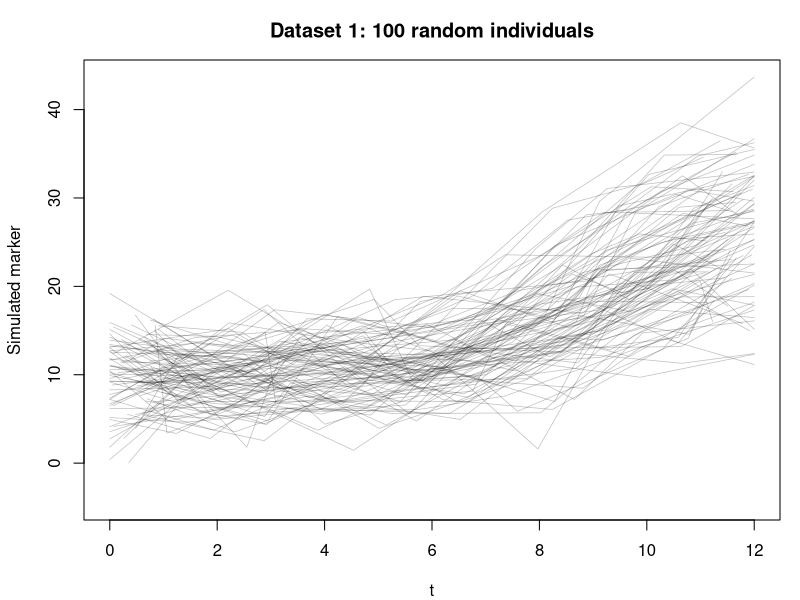
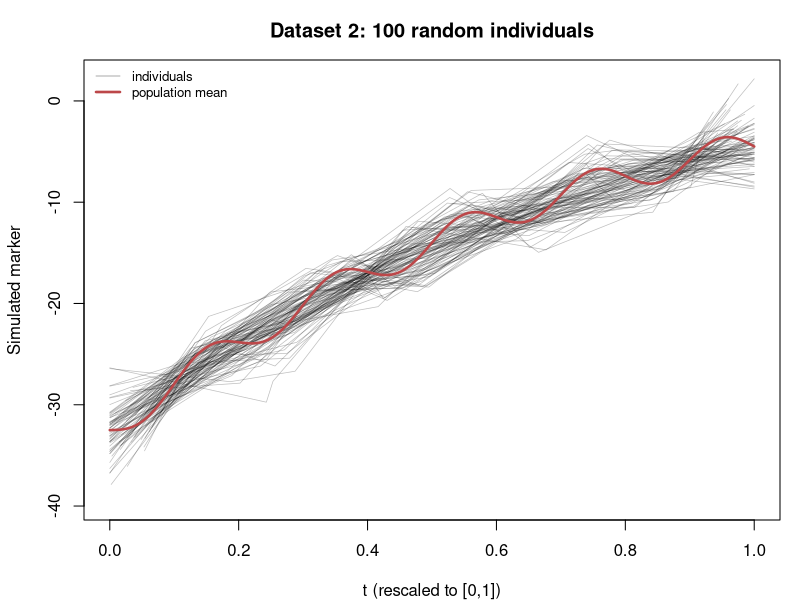

Here is the R script that generated these plots, in order:
###############################################################################
## 03b_dataset_examples.R  (self-contained)
## ---------------------------------------------------------------------------
## Spaghetti plot per dataset: 100 random individual trajectories, drawn as
## semi-transparent connected lines, showing the two data-generating models
## before any dropout.
##
## Self-contained: defines its own constants and gen_rep (identical to
## 01_simulation_main.R), so it runs on its own WITHOUT sourcing 01 and WITHOUT
## re-running the main simulation.
##
## Output: fig_dataset1_example.png, fig_dataset2_example.png
###############################################################################

## ---- constants (identical to 01_simulation_main.R) ----
N <- 700; TMAX <- 12; EVERY <- 2; JIT <- 1; SEED0 <- 20260000
SD_B <- sqrt(c(3,5,2,2)); SD_EPS1 <- 3
SD_XI <- sqrt(2);         SD_EPS2 <- 1
traj1 <- function(t, b) {
  y0 <- 10+b[1]; yinf <- 35+b[2]; tau <- 10+b[3]
  alpha <- 5+b[4]; theta <- 1+b[4]/3
  ts <- ifelse(t <= 0, 1e-8, t)
  yinf + (y0-yinf)/(1+exp(alpha*(log(ts)-log(tau))))^theta
}
mu_true  <- function(t) -0.5 + 1.5*sin(10*pi*(t-0.5)) + 4*(t-2)^3
phi_true <- function(t) sqrt(2)*cos(4*pi*t)

## ---- gen_rep: DS2 times generated INDEPENDENTLY on [0,1] (matches 01) ----
gen_rep <- function(seed) {
  set.seed(seed)
  theo <- seq(0, TMAX, by = EVERY)
  theo2 <- seq(0, 1, length.out = length(theo)); JIT2 <- JIT/TMAX
  tlist <- vector("list", N); blist <- vector("list", N); t2list <- vector("list", N)
  for (i in seq_len(N)) {
    blist[[i]] <- rnorm(4, 0, SD_B)
    tij <- theo + runif(length(theo), -JIT, JIT)
    tlist[[i]] <- sort(pmin(pmax(tij, 0), TMAX))
    t2 <- theo2 + runif(length(theo2), -JIT2, JIT2)
    t2list[[i]] <- sort(pmin(pmax(t2, 0), 1))
  }
  ds1 <- do.call(rbind, lapply(seq_len(N), function(i){
    t <- tlist[[i]]; ys <- traj1(t, blist[[i]])
    data.frame(id=i, time=t, truth=ys, y=ys+rnorm(length(t),0,SD_EPS1))}))
  xis <- rnorm(N, 0, SD_XI)
  ds2 <- do.call(rbind, lapply(seq_len(N), function(i){
    t01 <- t2list[[i]]; ft <- mu_true(t01)+xis[i]*phi_true(t01)
    data.frame(id=i, time=t01, truth=ft, y=ft+rnorm(length(t01),0,SD_EPS2))}))
  list(ds1=ds1, ds2=ds2, b=blist, xi=xis)
}

ro <- gen_rep(SEED0 + 1)

## ==========================================
## Dataset 1: 100 random individual trajectories (spaghetti)
## ==========================================
png("fig_dataset1_example.png", width = 7.5, height = 5, units = "in", res = 300)
op <- par(mar = c(4, 4.2, 3, 1))
d1 <- ro$ds1
plot(NULL, xlim = c(0, TMAX), ylim = range(d1$y),
     xlab = "t", ylab = "Simulated marker",
     main = "Dataset 1: 100 random individuals")
set.seed(1)
for (i in sample(unique(d1$id), 100)) {
  d <- d1[d1$id == i, ]
  lines(d$time, d$y, col = adjustcolor("black", 0.25), lwd = 0.7)
}
par(op); dev.off(); cat("saved fig_dataset1_example.png\n")

## ==========================================
## Dataset 2: 100 random individual trajectories (spaghetti)
## ==========================================
png("fig_dataset2_example.png", width = 7.5, height = 5, units = "in", res = 300)
op <- par(mar = c(4, 4.2, 3, 1))
d2 <- ro$ds2
plot(NULL, xlim = c(0, 1), ylim = range(d2$y),
     xlab = "t (rescaled to [0,1])", ylab = "Simulated marker",
     main = "Dataset 2: 100 random individuals")
set.seed(1)
for (i in sample(unique(d2$id), 100)) {
  d <- d2[d2$id == i, ]
  lines(d$time, d$y, col = adjustcolor("black", 0.25), lwd = 0.7)
}
## overlay the population mean so the single-component structure is visible
tg2 <- seq(0, 1, length.out = 200)
lines(tg2, mu_true(tg2), col = "#BC4749", lwd = 2.5)
legend("topleft", bty = "n", cex = 0.8,
       legend = c("individuals", "population mean"),
       col = c(adjustcolor("black",0.5), "#BC4749"), lwd = c(0.7, 2.5))
par(op); dev.off(); cat("saved fig_dataset2_example.png\n")

cat("\nBoth dataset spaghetti figures written.\n")
###############################################################################
